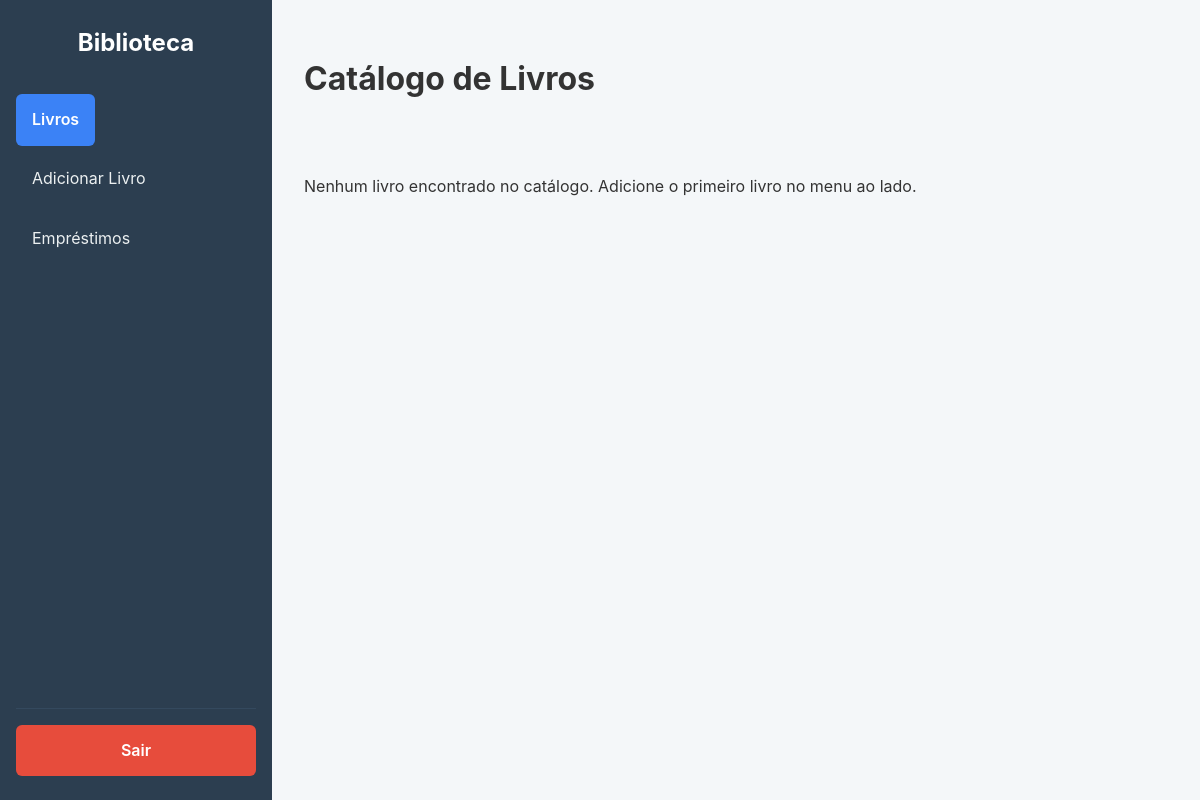
The page /livros/admin/livros (signed in) on the database as committed earlier.
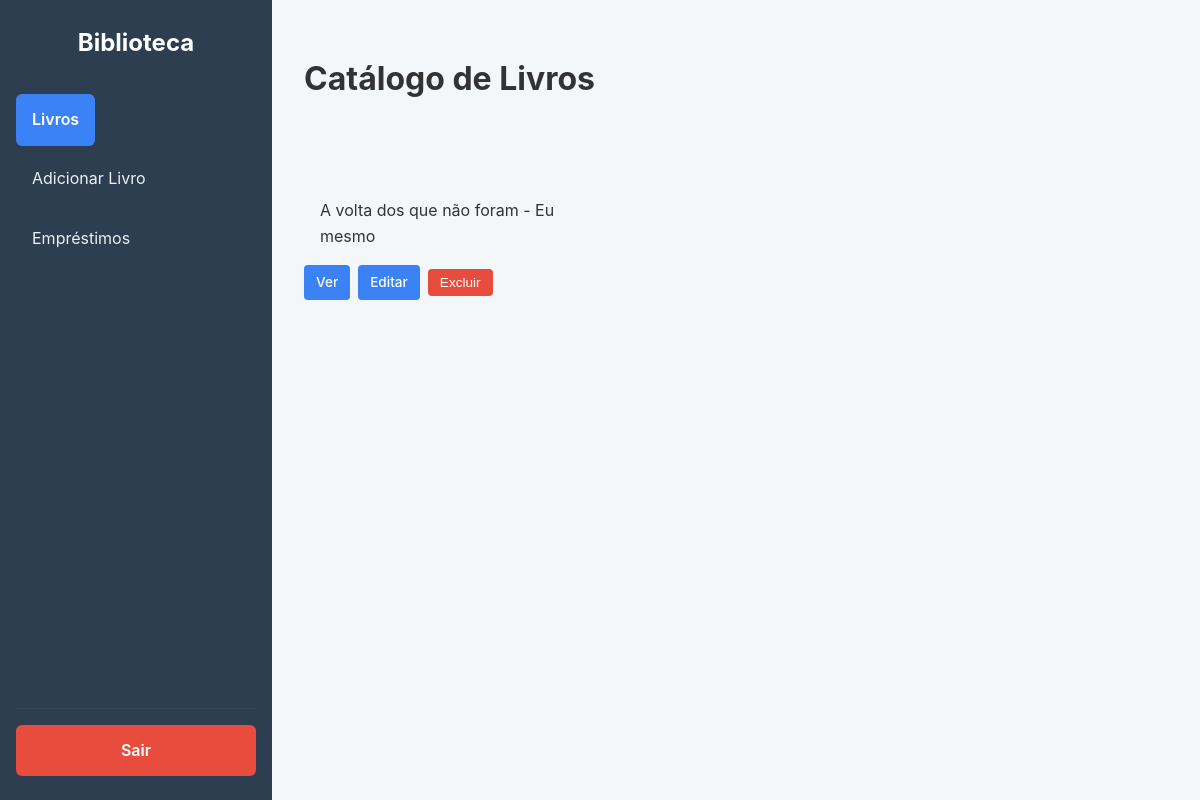
The same page on the database as committed later.
### models/livro.py (models this page shows)
class Livro(BaseModel):
    titulo = CharField()
    autor = CharField()
    resumo = CharField()

### controllers/livro_controller.py (the view)
@livro_bp.route("/admin/livros")
def index_admin():
    if "admin_id" not in session:
        return redirect(url_for("admin.login_admin"))
    livros = Livro.select()
    return render_template("livros/index_admin.html", livros=livros)

### templates/livros/index_admin.html (shortened to what this page needs)
{% extends "base_admin.html" %}
{% block content %}
<h1 class="page-header">Catálogo de Livros</h1>
{% if livros %}
<div class="book-list">
    {% for livro in livros %}
    <div class="book-item">
        <div class="book-info">
            <span>{{ livro.titulo }}</span>
            <span class="author">- {{ livro.autor }}</span>
        </div>
        <div class="item-actions">
            <a href="{{ url_for('livros.visualizar', id=livro.id) }}" class="btn-action">Ver</a>
            <a href="{{ url_for('livros.editar', id=livro.id) }}" class="btn-action">Editar</a>
            <form action="{{ url_for('livros.deletar', id=livro.id) }}" method="POST"
                onsubmit="return confirm('Tem certeza?');">
                <button type="submit" class="btn-action btn-danger">Excluir</button>
            </form>
        </div>
    </div>
    {% endfor %}
</div>
{% else %}
<p>Nenhum livro encontrado no catálogo. Adicione o primeiro livro no menu ao lado.</p>
{% endif %}
{% endblock %}

### templates/base_admin.html (shortened to what this page needs)
<!DOCTYPE html>
<html lang="pt-br">
<head>
    <link rel="stylesheet" href="{{ url_for('static', filename='style.css') }}">
    </head>
<body>
    <div class="dashboard-layout">
        <aside class="sidebar">
            <div class="sidebar-header">
                <h2>Biblioteca</h2>
            </div>
            <nav class="sidebar-nav">
                <ul>
                    <li><a href="{{ url_for('livros.index_admin') }}" class="{{ 'active' if 'livros' in request.endpoint else '' }}">Livros</a></li>
                    <li><a href="{{ url_for('livros.criar') }}" class="{{ 'active' if 'criar' in request.endpoint else '' }}">Adicionar Livro</a></li>
                    <li><a href="{{ url_for('emprestimos.ver_emprestimos') }}" class="{{ 'active' if 'emprestimos' in request.endpoint else '' }}">Empréstimos</a></li>
                </ul>
            </nav>
            <footer class="sidebar-footer">
                <a href="{{ url_for('admin.logout_admin') }}">Sair</a>
            </footer>
        </aside>
        <main class="main-content">
            {% block content %}{% endblock %}
        </main>
    </div>
</body>
</html>

### static/style.css (style rules this page uses)
body { font-family: -apple-system, BlinkMacSystemFont, "Segoe UI", Roboto, "Helvetica Neue", Arial, sans-serif; background-color: #f4f7f9; margin: 0; color: #333; line-height: 1.6; }
.dashboard-layout { display: flex; min-height: 100vh; }
.sidebar { width: 240px; background-color: #2c3e50; color: #ecf0f1; display: flex; flex-direction: column; padding: 1.5rem 1rem; flex-shrink: 0; }
.sidebar-header { text-align: center; margin-bottom: 2rem; }
.sidebar-header h2 { color: #ffffff; margin: 0; font-size: 1.5rem; }
.sidebar-nav ul { list-style: none; padding: 0; margin: 0; }
.sidebar-nav a { display: flex; align-items: center; gap: 0.8rem; padding: 0.8rem 1rem; color: #ecf0f1; text-decoration: none; border-radius: 6px; margin-bottom: 0.5rem; transition: all 0.2s; }
.sidebar-nav a.active { background-color: #3b82f6; color: #ffffff; font-weight: 600; }
.sidebar-footer { margin-top: auto; padding-top: 1rem; border-top: 1px solid #34495e; }
.sidebar-footer a { display: block; text-align: center; padding: 0.8rem; background-color: #e74c3c; color: white; font-weight: 600; text-decoration: none; border-radius: 6px; transition: background-color 0.2s; }
.main-content { flex-grow: 1; padding: 2rem; overflow-y: auto; display: flex; flex-direction: column; gap: 2rem; }
.book-list { display: grid; grid-template-columns: repeat(auto-fill, minmax(220px, 1fr)); gap: 1.5rem; margin-top: 1.5rem; }
.book-info { padding: 1rem; }
ul li { display: flex; justify-content: space-between; align-items: center; flex-wrap: wrap; }
.item-actions { display: flex; gap: 0.5rem; align-items: center; }
.btn-action { display: inline-block; padding: 0.4rem 0.75rem; font-size: 0.85rem; font-weight: 500; color: #ffffff; background-color: #3b82f6; border: none; border-radius: 4px; text-decoration: none; cursor: pointer; transition: background-color 0.2s, transform 0.1s; }
.btn-action.btn-danger { background-color: #e74c3c; }

Rows that differ between the two databases and show on the page:
added Livro: titulo "A volta dos que não foram", autor "Eu mesmo"
Other text that changed with them:
text no longer shown: "Nenhum livro encontrado no catálogo. Adicione o primeiro livro no menu ao lado."
